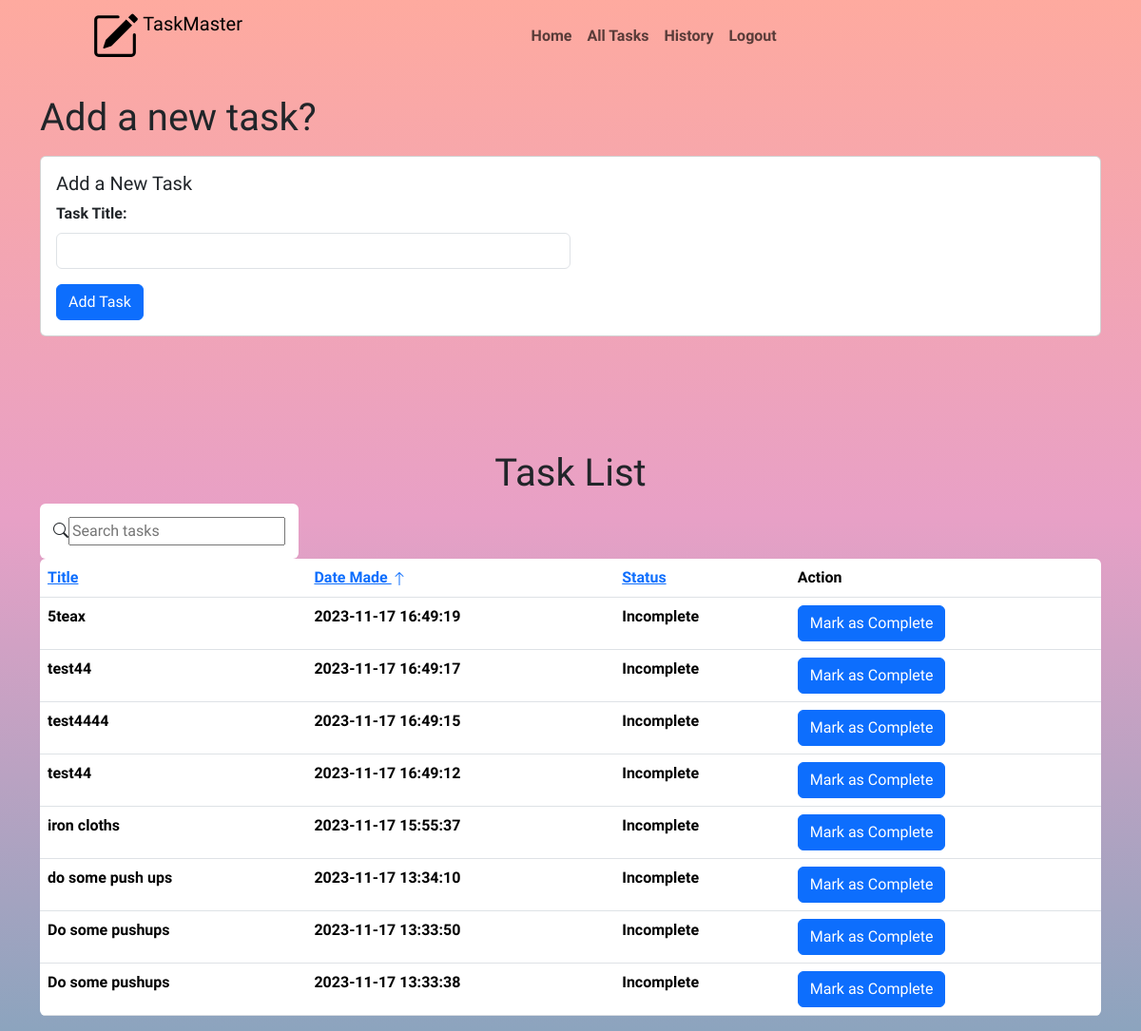
/tasks (signed in), run on an earlier commit of the app's database.
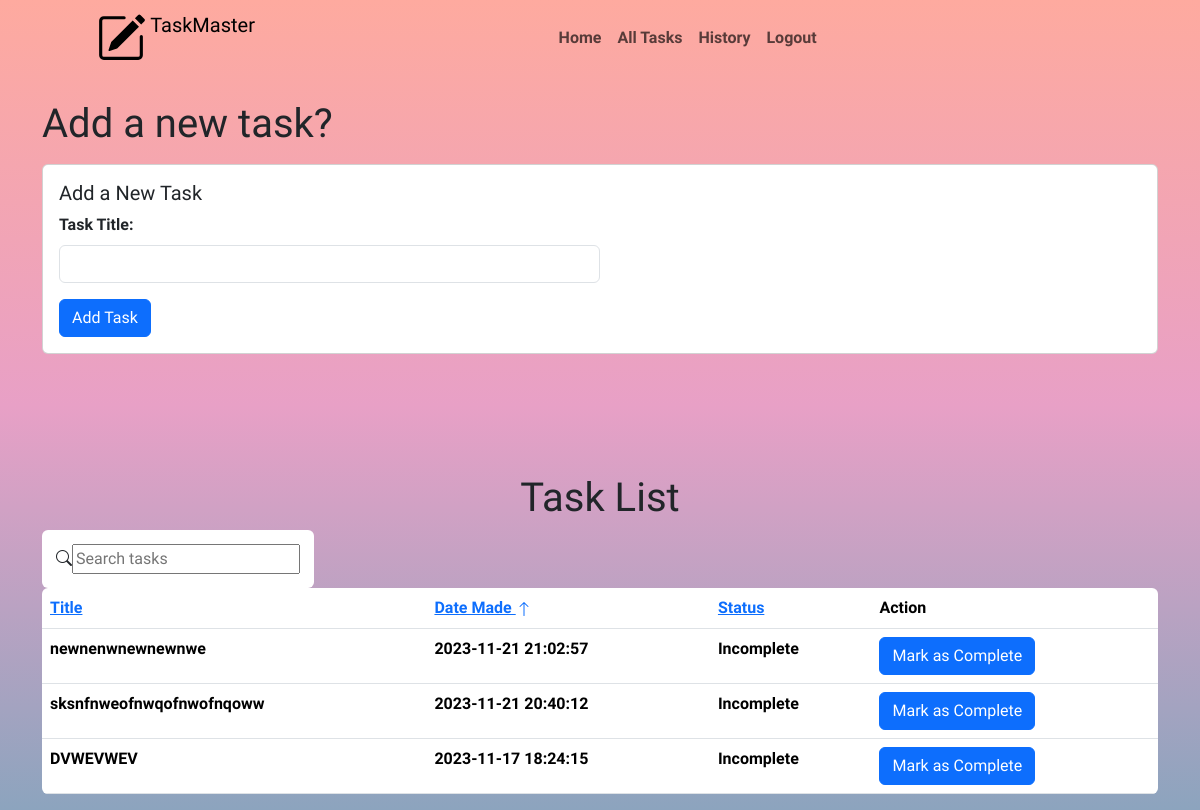
And on a later commit of the database.
### tables this page shows
CREATE TABLE tasks (
    id INTEGER PRIMARY KEY AUTOINCREMENT,
    user_id INTEGER,
    title TEXT NOT NULL,
    date_made DATE DEFAULT CURRENT_DATE,
    is_complete BOOLEAN DEFAULT 0, date_completed DATETIME,
    FOREIGN KEY (user_id) REFERENCES users(id)
);

### app.py (the view)
@app.route('/tasks')
def tasks():
    if 'user_id' not in session:
        return redirect(url_for('login'))
    user_id = session['user_id']
    db, cursor = get_db()
    cursor.execute("SELECT id, title, date_made FROM tasks WHERE user_id = ? AND is_complete = 0", (user_id,))
    activetasks = cursor.fetchall()
    tasks_with_names = [{'id': id, 'title': title, 'date_made': date_made} for id, title, date_made in activetasks]
    sort_order = request.args.get('sort_order', 'desc')  # Default to descending order
    tasks_with_names.sort(key=lambda x: x['date_made'], reverse=(sort_order == 'desc'))
    return render_template('mainscreen/alltasks.html', tasks=tasks_with_names, sort_order=sort_order)

### app.py (called while the page is built)
def get_db():
    if 'db' not in g:
        g.db = sqlite3.connect('todo.db')
        g.cursor = g.db.cursor()
    return g.db, g.cursor

@app.before_request
def before_request():
    get_db()

### templates/mainscreen/alltasks.html (shortened to what this page needs)
{% extends 'layouts/layout.html' %}
{% block content %}
    <div class="container mt-4">
        <h1>Add a new task?</h1>
        <div class="card mt-3">
            <div class="card-body">
                <h5 class="card-title">Add a New Task</h5>
                <form action="{{ url_for('add_task') }}" method="post">
                    <div class="mb-3">
                        <label for="title" class="form-label">Task Title:</label>
                        <input type="text" name="title" class="form-control w-50" required>
                    </div>
                    <button type="submit" class="btn btn-primary">Add Task</button>
                </form>
            </div>
        </div>
    </div>
    <br><br><br>
    <div class="d-flex justify-content-evenly mt-5">
    <h1>Task List</h1>
    </div>
    <div class="d-flex justify-content-evenly">
        <div class="container">
            <div class="search">
                <i class="bi bi-search"></i>
                <input type="text" class="search-input" id="searchInput" placeholder="Search tasks">
            </div>
            <table class="table table-responsive bdr " id="tasktable">
                <thead class="thead-dark">
                    <tr>
                        <th scope="col"><a href="#" onclick="sortTable('date_made');">Title</a></th>
                        <th scope="col"><a href="#" onclick="sortTable('date_made');">Date Made
                            {% if sort_order == 'desc' %}
                                <a href="{{ url_for('tasks', sort_order='asc') }}">
                                    <svg xmlns="http://www.w3.org/2000/svg" width="16" height="16" fill="currentColor" class="bi bi-arrow-up" viewBox="0 0 16 16">
                                        <path fill-rule="evenodd" d="M8 15a.5.5 0 0 0 .5-.5V2.707l3.146 3.147a.5.5 0 0 0 .708-.708l-4-4a.5.5 0 0 0-.708 0l-4 4a.5.5 0 1 0 .708.708L7.5 2.707V14.5a.5.5 0 0 0 .5.5"/>
                                    </svg>
                                </a>
                            {% endif %}     </a></th>
                        <th scope="col"><a href="#" onclick="sortTable('is_complete');">Status</a></th>
                        <th scope="col">Action</th>
                    </tr>
                </thead>
                <tbody>
                    {% for task in tasks %}
                        <tr>
                            <td>{{ task['title'] }}</td>
                            <td>{{ task['date_made'] }}</td>
                            <td>Incomplete</td>
                            <td>
                                <form action="{{ url_for('complete_task', task_id=task['id']) }}" method="post">
                                    <button type="submit" class="btn btn-primary">Mark as Complete</button>
                                </form>
                            </td>
                        </tr>
                    {% endfor %}
                </tbody>
            </table>
        </div>
    </div>
{% endblock %}

What changed in the data, as far as the page shows it:
no longer on this page (row edited): tasks: title "5teax", date_made "2023-11-17 16:49:19"
no longer on this page (row edited): tasks: title "test44", date_made "2023-11-17 16:49:17"
no longer on this page (row edited): tasks: title "test4444", date_made "2023-11-17 16:49:15"
no longer on this page (row edited): tasks: title "test44", date_made "2023-11-17 16:49:12"
no longer on this page (row edited): tasks: title "iron cloths", date_made "2023-11-17 15:55:37"
no longer on this page (row edited): tasks: title "do some push ups", date_made "2023-11-17 13:34:10"
no longer on this page (row edited): tasks: title "Do some pushups", date_made "2023-11-17 13:33:50"
no longer on this page (row edited): tasks: title "Do some pushups", date_made "2023-11-17 13:33:38"
added tasks: title "newnenwnewnewnwe", date_made "2023-11-21 21:02:57"
added tasks: title "sksnfnweofnwqofnwofnqoww", date_made "2023-11-21 20:40:12"
added tasks: title "DVWEVWEV", date_made "2023-11-17 18:24:15"
